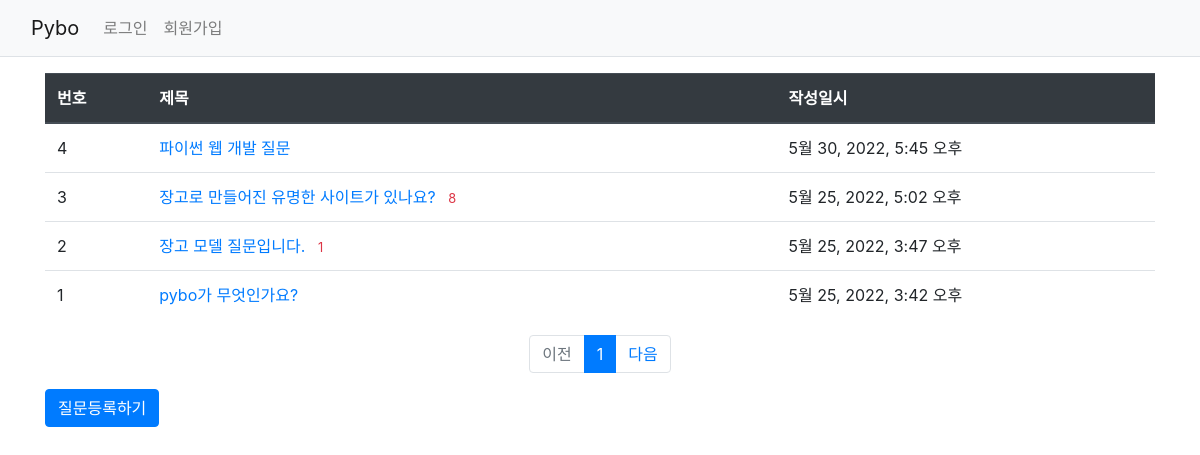
Before: /pybo/?page=2 with the older database file.
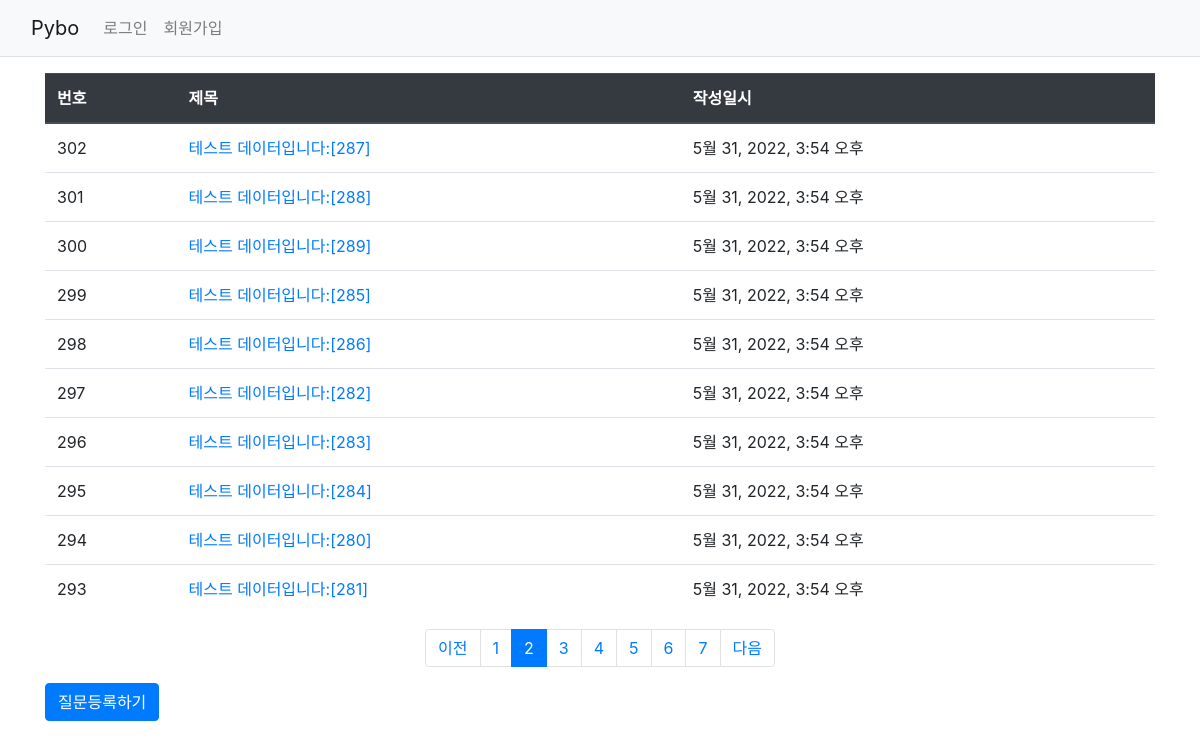
After: the same page with the newer database file.
### pybo/models.py (models this page shows, shortened)
class Question(models.Model):
    subject = models.CharField(max_length=200)
    content = models.TextField()
    create_date = models.DateTimeField()

### pybo/views.py (the view)
# urls.py: path('', views.index, name='index'),  # '/' 에 해당되는 path
def index(request):
    page = request.GET.get('page', '1')  # 페이지
    question_list = Question.objects.order_by('-create_date')  # -붙으면 내림차순 없으면 오름차순
    paginator = Paginator(question_list, 10)  # 페이지당 10개씩 보여주기
    page_object = paginator.get_page(page)
    context = {'question_list': page_object}  # 딕셔너리의 {'키' : 값}
    return render(request, 'pybo/question_list.html', context)  # 인자 값 3개

### pybo/templatetags/pybo_filter.py (called while the page is built)
@register.filter
def sub(value, arg):
    return value - arg

### templates/pybo/question_list.html (shortened to what this page needs)
<!DOCTYPE html>
<html lang="en">
<head>
</head>
<body>
    {% extends 'base.html' %}
    {% load pybo_filter %}
    {% block content %}
    <div class="container my-3">
        <table class="table">
            <thead>
            <tr class="thead-dark">
                <th>번호</th>
                <th>제목</th>
                <th>작성일시</th>
            </tr>
            </thead>
            <tbody>
                {% if question_list %}
                {% for question in question_list %}
                <tr>
                    <td>
                        {{ question_list.paginator.count|sub:question_list.start_index|sub:forloop.counter0|add:1 }}
                    </td>
                    <td>
                        <a href="{% url 'pybo:detail' question.id %}">
                            {{ question.subject }}
                        </a>
                        {% if question.answer_set.count > 0 %}
                        <span class="text-danger small mx-2">{{ question.answer_set.count }}</span>
                        {% endif %}
                    </td>
                    <td>{{ question.create_date }}</td>
                </tr>
            {% endfor %}
            {% else %}
            <tr>
                <td colspan="3">질문이 없습니다.</td>
            </tr>
            {% endif %}
            </tbody>
        </table>
        <ul class="pagination justify-content-center">
            {% if question_list.has_previous %}
            <li class="page-item">
                <a class="page-link"
                   href="?page={{ question_list.previous_page_number }}">이전</a>
            </li>
            {% else %}
            <li class="page-item disabled">
                <a class="page-link" tabindex="-1" aria-disabled="true" href="#">이전</a>
            </li>
            {% endif %}
            {% for page_number in question_list.paginator.page_range %}
            {% if page_number >= question_list.number|add:-5 and page_number <= question_list.number|add:5 %}
            {% if page_number == question_list.number %}
            <li class="page-item active" aria-current="page">
                <a class="page-link" href="?page={{ page_number }}">{{ page_number }}</a>
            </li>
            {% else %}
            <li class="page-item">
                <a class="page-link" href="?page={{ page_number }}">{{ page_number }}</a>
            </li>
            {% endif %}
            {% endif %}
            {% endfor %}
            {% if question_list.has_next %}
            <li class="page-item">
                <a class="page-link" href="?page={{ question_list.next_page_number }}">다음</a>
            </li>
            {% else %}
            <li class="page-item disavled">
                <a class="page-link" tabindex="-1" aria-disabled="true" href="#">다음</a>
            </li>
            {% endif %}
        </ul>
        <a href="{% url 'pybo:question_create' %}" class="btn btn-primary">질문등록하기</a>
    </div>
    {% endblock %}

Changed rows visible on the page:
no longer on this page (row unchanged): Question: paginator.count|sub "4", subject "파이썬 웹 개발 질문", create_date "5월 30, 2022, 5:45 오후"
no longer on this page (row unchanged): Question: paginator.count|sub "3", subject "장고로 만들어진 유명한 사이트가 있나요?", answer_set.count "8", create_date "5월 25, 2022, 5:02 오후"
no longer on this page (row unchanged): Question: paginator.count|sub "2", subject "장고 모델 질문입니다.", answer_set.count "1", create_date "5월 25, 2022, 3:47 오후"
no longer on this page (row unchanged): Question: paginator.count|sub "1", subject "pybo가 무엇인가요?", create_date "5월 25, 2022, 3:42 오후"
added Question: paginator.count|sub "302", subject "테스트 데이터입니다:[287]", create_date "5월 31, 2022, 3:54 오후"
added Question: paginator.count|sub "301", subject "테스트 데이터입니다:[288]", create_date "5월 31, 2022, 3:54 오후"
added Question: paginator.count|sub "300", subject "테스트 데이터입니다:[289]", create_date "5월 31, 2022, 3:54 오후"
added Question: paginator.count|sub "299", subject "테스트 데이터입니다:[285]", create_date "5월 31, 2022, 3:54 오후"
added Question: paginator.count|sub "298", subject "테스트 데이터입니다:[286]", create_date "5월 31, 2022, 3:54 오후"
added Question: paginator.count|sub "297", subject "테스트 데이터입니다:[282]", create_date "5월 31, 2022, 3:54 오후"
added Question: paginator.count|sub "296", subject "테스트 데이터입니다:[283]", create_date "5월 31, 2022, 3:54 오후"
added Question: paginator.count|sub "295", subject "테스트 데이터입니다:[284]", create_date "5월 31, 2022, 3:54 오후"
added Question: paginator.count|sub "294", subject "테스트 데이터입니다:[280]", create_date "5월 31, 2022, 3:54 오후"
added Question: paginator.count|sub "293", subject "테스트 데이터입니다:[281]", create_date "5월 31, 2022, 3:54 오후"
Other visible differences:
list line gone: "1"
new list line: "1"
new list line: "2"
new list line: "3"
new list line: "4"
new list line: "5"
new list line: "6"
new list line: "7"
